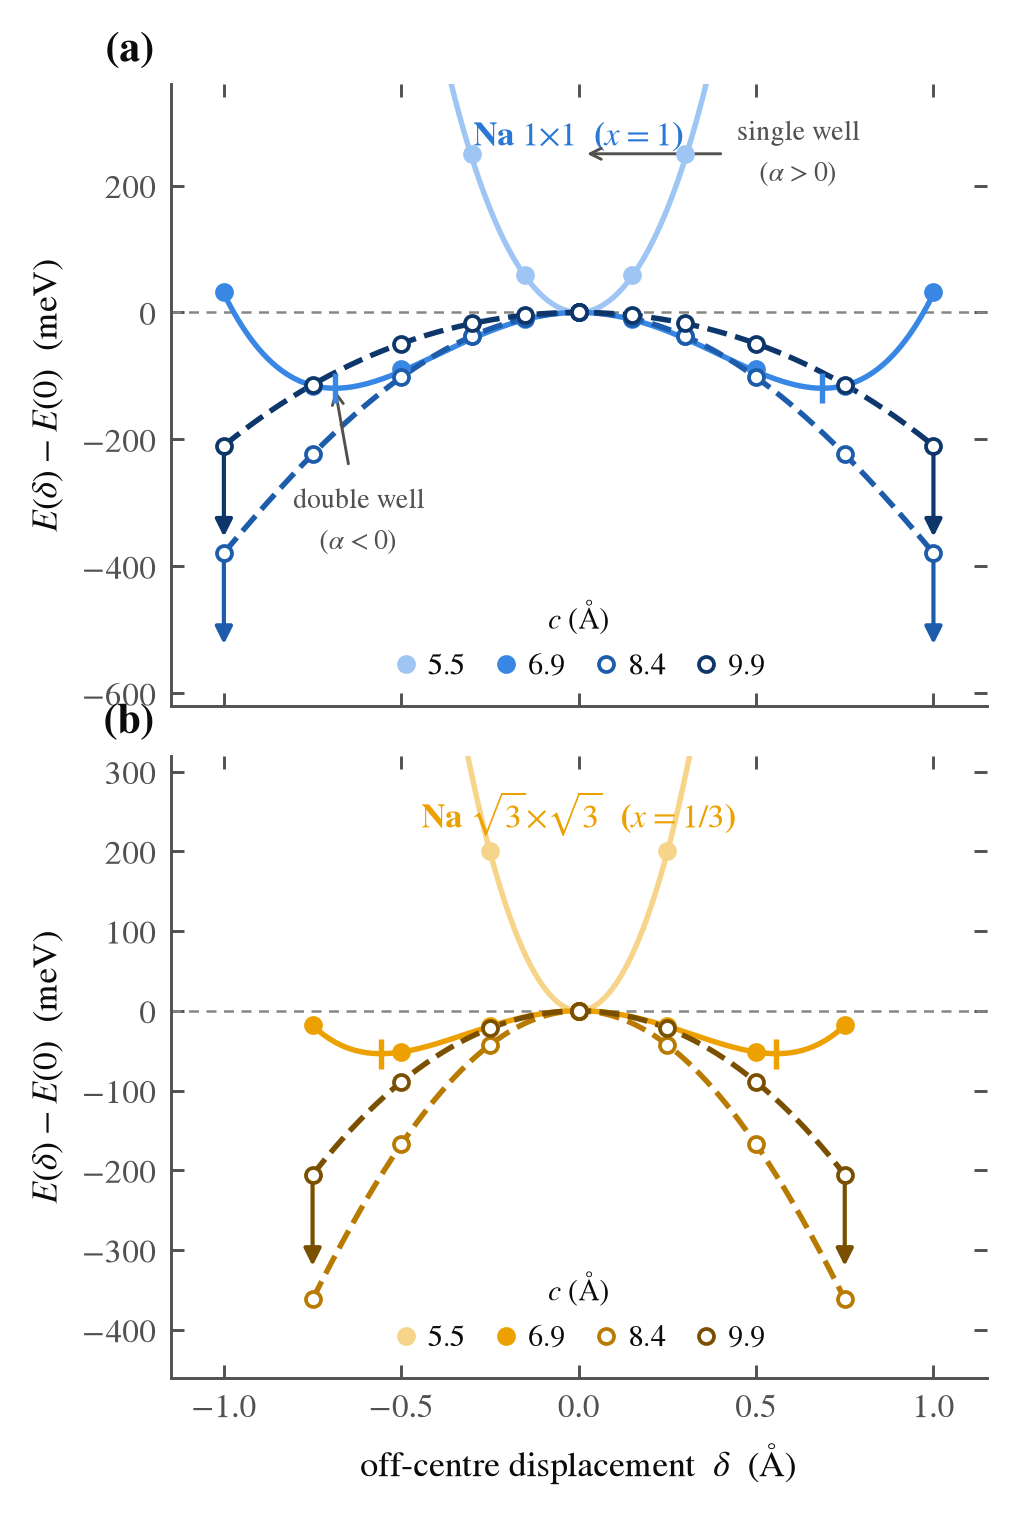

Source code (Python):
#!/usr/bin/env python
"""
Figure 1 - The transition.
(a) E(delta) for Na 1x1 at c = 5.5/6.9/8.4/9.9 A; (b) same for Na sqrt3.
Points = DFT totals (runpod jobs/*/pw.out); lines = quartic/sextic fits
(theory/results/well_fits_v4.csv). Well minima marked; the single->double-well
crossover annotated; open markers + down-arrows flag the unterminated (c>=8.4)
adsorption-regime scans whose depths are only lower bounds.
"""
import numpy as np
import matplotlib.pyplot as plt

import _style as S

S.use_house_style()

CS = [5.5, 6.9, 8.4, 9.9]
PANELS = [("Na", "1x1", S.RAMP_BLUE, (-620, 360), "a"),
          ("Na", "s3", S.RAMP_YELL, (-460, 320), "b")]

fits = S.load_well_fits()
scans = S.load_scans()

fig, axes = plt.subplots(2, 1, figsize=(3.4, 4.9), sharex=True)

for ax, (el, cell, ramp, ylim, letter) in zip(axes, PANELS):
    for c, col in zip(CS, ramp):
        key = (el, cell, c)
        if key not in scans:
            continue
        d, E = scans[key]                       # meV, referenced to delta=0
        r = fits[(fits.element == el) & (fits.cell == cell)
                 & (fits.c == c)].iloc[0]
        unterm = not r["min_bracketed"] and c >= 8.4   # scan still falling
        # --- fit curve over the sampled |delta| range (symmetrised) ---
        dmax = d.max()
        xx = np.linspace(-dmax, dmax, 400)
        yy = S.vpoly(xx, r["a_q"], r["b_q"], r["g_q"]) * 1e3
        ax.plot(xx, yy, color=col, lw=1.3,
                ls="--" if r["refit_sextic"] else "-", zorder=2)
        # --- DFT points, symmetrised about delta = 0 ---
        ds = np.concatenate([-d[::-1], d])
        Es = np.concatenate([E[::-1], E])
        mfc = "white" if unterm else col
        ax.plot(ds, Es, "o", ms=3.6, color=col, mfc=mfc, mew=0.9,
                zorder=4, label=f"{c:.1f}")
        # --- well minimum (only if bracketed by the scan) ---
        if r["min_bracketed"] and r["depth_eV"] > 1e-3:
            d0 = r["d0_A"]
            y0 = S.vpoly(d0, r["a_q"], r["b_q"], r["g_q"]) * 1e3
            for sgn in (-1, 1):
                ax.plot(sgn * d0, y0, marker="|", ms=7, color=col,
                        mew=1.3, zorder=5)
        # --- unterminated: down-arrow at the last sampled point ---
        if unterm:
            for sgn in (-1, 1):
                ax.annotate("", xy=(sgn * dmax, E[-1] - 0.16 * (ylim[1] - ylim[0])),
                            xytext=(sgn * dmax, E[-1]),
                            arrowprops=dict(arrowstyle="-|>", color=col, lw=1.0),
                            zorder=5)
    ax.axhline(0, color=S.C_MUT, lw=0.6, ls=(0, (4, 3)), zorder=1)
    ax.set_ylim(*ylim)
    ax.set_xlim(-1.15, 1.15)
    S.thin_spines(ax)
    ax.set_ylabel(r"$E(\delta)-E(0)$  (meV)")
    S.panel_label(ax, letter)
    lab = S.SERIES[(el, cell)]["label"]
    ax.text(0.5, 0.94, lab, transform=ax.transAxes, ha="center", va="top",
            fontsize=8, color=S.SERIES[(el, cell)]["color"], fontweight="bold")
    leg = ax.legend(title=r"$c$ (Å)", loc="lower center", ncol=4,
                    handletextpad=0.3, columnspacing=0.9, borderpad=0.3,
                    handlelength=0.9)
    leg.get_title().set_fontsize(7)

axes[-1].set_xlabel(r"off-centre displacement  $\delta$  (Å)")

# single -> double-well crossover annotation (alpha changes sign 5.5 -> 6.9 A)
axes[0].annotate("single well\n" r"($\alpha>0$)", xy=(0.0, 250),
                 xytext=(0.62, 250), fontsize=6.6, color=S.C_SEC,
                 ha="center", va="center",
                 arrowprops=dict(arrowstyle="->", color=S.C_SEC, lw=0.7))
axes[0].annotate("double well\n" r"($\alpha<0$)", xy=(-0.69, -110),
                 xytext=(-0.62, -330), fontsize=6.6, color=S.C_SEC,
                 ha="center", va="center",
                 arrowprops=dict(arrowstyle="->", color=S.C_SEC, lw=0.7))

fig.subplots_adjust(hspace=0.08, left=0.17, right=0.97, top=0.97, bottom=0.09)
S.save(fig, "fig1")
print("fig1 written")
